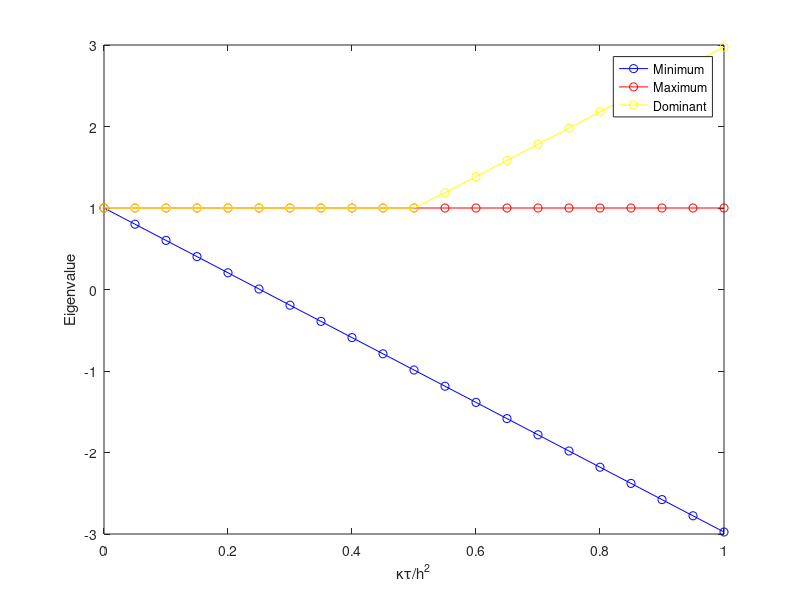

Write the MATLAB code that produced this figure.
clear

h=0.05;    % spatial-step

% Extent of the system
x=0:h:1;
m=length(x);

% Matrix for the second-derivative term
D=-2*eye(m);
D=D+diag(ones(m-1,1),+1);
D=D+diag(ones(m-1,1),-1);

% Boundary conditions (Dirichlet; i.e. constant value)
D(1,:)=0;
D(m,:)=0;

% The update matrix
i = 0;
for fac=0:0.05:1
    A=eye(m) + D*fac;
    i = i+1;

    x(i) = fac;
    emin(i) = min(eig(A));
    emax(i) = max(eig(A));
    eabs(i) = max(abs(eig(A)));
end

plot(x,emin, 'bo-', x, emax, 'ro-', x, eabs, 'yo-')
legend('Minimum', 'Maximum', 'Dominant')
xlabel('\kappa\tau/h^2')
ylabel('Eigenvalue')